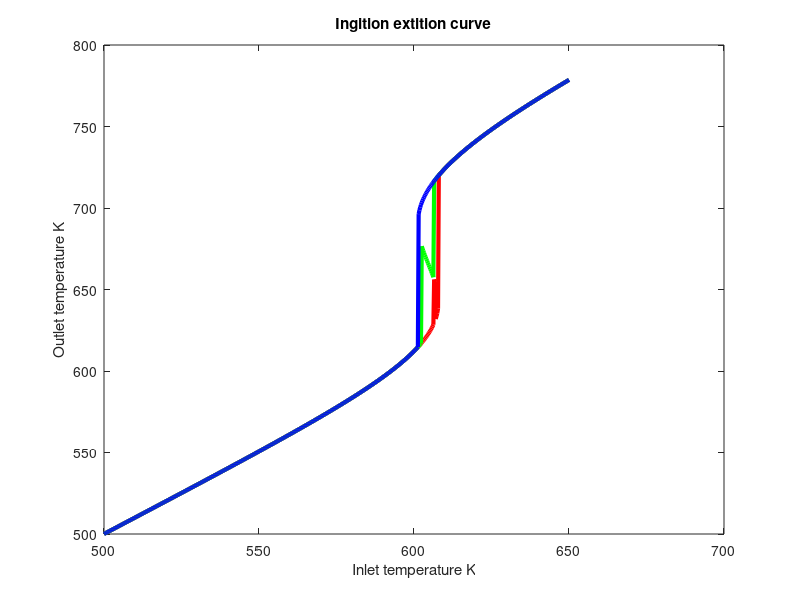

Write the MATLAB code that produced this figure.
function ignitionExtintion
%this is a generic code to solve a system energy and material balances.
%In this case the code is done to solve material, energy balance and
%coolant energy balances for constant density CSTR. Uncomment/comment when neccesary.
%Check formulas/units before using!
%Anton Fadic / Winter 2017
clc; close all;

T0=500:0.25:650;
for i=1:length(T0);
    prop.T0=T0(i);
    for j=1:3
        X(i,j)=fzero(@(X) molBalance(X,prop),0.25*j,optimset('Display','off')); %fprintf('Conv is %4.1f \n',X);
    end
end

plot(T0,X(:,1)*133+T0','r','lineWidth',3); hold on;
plot(T0,X(:,2)*133+T0','g','lineWidth',3); hold on;
plot(T0,X(:,3)*133+T0','b','lineWidth',3); hold on;
xlabel('Inlet temperature K');
ylabel('Outlet temperature K');
title('Ingition extition curve');
fprintf('T0   T   X0 X1   X2\n'); 
[T0' X]

end

function mb=molBalance(X,prop)
    T0=prop.T0;
    mb= X-(3.33e10*exp(-16237.7/(Tf(X,prop)))*(1-X));
end

function T=Tf(X,prop)
    T= prop.T0 + 133*X;
end